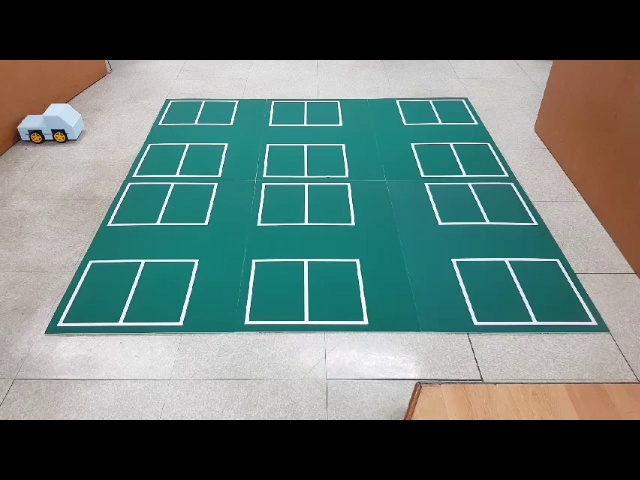
//> input picture OpenCV/camera/camera/init.jpg, 640 x 480 px, given in place of car.mp4, which was not available
$ ./소스7   (built with g++ and OpenCV 4)
//> lines starting //> are read from the running program, lines starting //| are printed output that depends on the picture; after the words box and inside, x2 and y2 are one past the last pixel; in counts of white or black regions, pixels touching at a corner belong together; pictures that were not available may be replaced by others from this repository, and a replacement may not be noted
#pragma comment(lib,"ws2_32.lib")
#pragma warning(disable:4819)
#include <opencv2/opencv.hpp>
#include <opencv2/highgui.hpp>
#include <Windows.h>
#include <iostream>
#include <fstream>
#include <string>
#include <stdio.h>
#include <opencv\cv.h>
#include "opencv2/imgproc/imgproc.hpp"
#include "opencv2/highgui/highgui.hpp"
#include <stdlib.h>
#include <ctime>

using namespace cv;
using namespace std;
using std::string;


Mat img_frame;																			// 원본 img
Mat *rgb;																				// 마우스 이벤트 주차장 색깔
Mat dis_img_result;																		// 왜곡보정 된 img
vector<Point2f> corners(4);																// Warping 전의 이미지 상의 좌표
Mat warpImg;																			// 주차장 라벨링
Mat small_warpImg;																		// 주차칸별 라벨링
Mat dumi_img;																			// 더미차량 있을 때 주차장 img
Mat dumi_dis_img;																		// 더미차량 있을 때 왜곡보정 된 img																																							// 더미차량 주차칸별 라벨링
Mat warp_rgb_color;																		// 주차칸 색상
Mat dumi_rgb_color;																		// 더미차량 있을 때 주차칸 색상
Scalar warp_green;																		// 주차칸 색상(좌표값에 대한 RGB)
Mat video_dis_frame;																	// 영상촬영 시 왜곡보정 된 img
Vec3b lower_blue1, upper_blue1, lower_blue2, upper_blue2, lower_blue3, upper_blue3;     // trackingHSV
Mat img_track;																			// track img


int threshold1 = 100;                   //fortracking
int px, py;                             //마우스 클릭 좌표
int step = 0;                           //0시작, 1마우스클릭(주차장색깔)

int p_left, p_top, p_width, p_height;   // 왜곡보정
int minLeft[2];//y, x					// 왜곡보정 전 좌표
int minRight[2];//y, x					// 왜곡보정 전 좌표
int minBLeft[2];//y, x					// 왜곡보정 전 좌표
int minBRight[2];//y, x					// 왜곡보정 전 좌표
Mat perspect_map, perspect_map1, perspect_map2;						// 왜곡보정 정보

int warp_j, warp_left, warp_top, warp_height, warp_width; // 라벨링 좌표
int dumi_j, dumi_left, dumi_top, dumi_height, dumi_width; // 더미차량 라벨링 좌표


const static int SENSITIVITY_VALUE = 20;   // Tracking
const static int BLUR_SIZE = 10;
int theObject[2] = { 0,0 };
Rect objectBoundingRectangle = Rect(0, 0, 0, 0);


int pos[10][4];
int cntLables = 0;

//php
HINSTANCE hInst;
WSADATA wsaData;


//함수
int captureVideo();
int captureVideo2();
void RecordVideo();
void MouseEventRGB(int event, int x, int y, int flags, void *param);
void Distortion();
void Labeling();
void DumiCapture();
int DumiCaptureFunction();
void DumiDistortion();
void DumiLabeling();
void CheckDummy();
int Frame(int argc, char** argv);
void CreateFolder(const char* path);
void track_mouse_callback(int event, int x, int y, int flags, void *param);
int webcam(int, char**);
int Tracking();
int RealTimePicture();
int AddPicture();
Mat VideoDistortion(Mat frame); // 영상왜곡보정
void trac();
void pand(Mat mat1, Mat mat2);
double distance(int x1, int y1, int x2, int y2);
int checkInner(int x, int y);

void VideoCap();

//php함수
void mParseUrl(char *mUrl, string &serverName, string &filepath, string &filename);
SOCKET connectToServer(char *szServerName, WORD portNum);
int getHeaderLength(char *content);
char *readUrl2(char *szUrl, long &bytesReturnedOut, char **headerOut);
int DB_Insert_ParkingPoint(int index, int occupy, int startX, int startY, int lenX, int lenY);

int DB_Update_ParkingPoint(int point, int occupy);
int DB_Check_Flag1Member();
int DB_Update_UserPos(char* id, int x, int y);
int DB_Update_Flag(char* id, int flag);
//InsertDB(12, 0, 2, 3);


class ParkingPoint {
public:
	int point;
	int occupy;
	int startX;
	int startY;
	int lenX;
	int lenY;

	ParkingPoint(int _point, int _occupy, int _startX, int _startY, int _lenX, int _lenY) {
		point = _point;
		occupy = _occupy;
		startX = _startX;
		startY = _startY;
		lenX = _lenX;
		lenY = _lenY;
	}
	void Show() {
		cout << point << "/" << occupy << "/" << startX << "/" << startY << "/" << lenX << "/" << lenY << endl;
	}
	int getlenX() { return lenX; }
};


class PList {
public:
	ParkingPoint *pList[50];
	int index = 0;

	PList() {}
	void AddParkingPoint(ParkingPoint p) {
		pList[index++] = new ParkingPoint(p);
	}
	// [20 lines left out: functions Sort, ShowAll, not called in this run]
	void SetIndexZero() {
		index = 0;
	}
	// [15 lines left out: function UploadDB, not called in this run]
};

class User {
public:
	char *id;
	int posX = -100;
	int posY = -100;
	int check = 0;
	// [4 lines left out: function User, not called in this run]
	User() {
		id = "NULL";
	}
	// [7 lines left out: function Show, not called in this run]
	void Send() {

	}
	void setX(int x) {
		posX = x;
	}
	void setY(int y) {
		posY = y;
	}
	void setCheck() {
		check = 0;
	}
	~User() {
		delete[]id;
	}
};

class UList {
public:
	int index = 10;
	User *uList[10];

	UList() {//디폴트값으로 NULL인 유저가 10명 들어감
		for (int i = 0; i < 10; i++) {
			AddUser(new User(), i);
		}
	};

	void AddUser(User *u, int i) {
		uList[i] = u;
	}

	// [75 lines left out: functions SendPos, ShowAll, DeleteUser, FindNull, FindNull, CountNull and 3 more, not called in this run]
};

UList uList;
PList plist;
PList pdlist;


int dLeftX = 100, dLeftY = 100;
int dRightX = 400, dRightY = 400;

int play = 0;

int main()
{

	VideoCap();
	img_frame = imread("init.jpg", IMREAD_COLOR);
	CV_Assert(img_frame.data);
	rgb = &img_frame;
	for (;;) {
		switch (step) {
		case 0:


			px = 363;
			py = 129;

			// [4 lines of commented-out code are left out]


			plist.AddParkingPoint(ParkingPoint(0, 0, 103, 99, 0, 0));
			Distortion();
			trac();
			step++;


			//imshow("init", img_frame);
			//setMouseCallback("init", MouseEventRGB, (&img_frame));          // BGR값 출력용 마우스 이벤트
			break;
		// [61 lines of commented-out code are left out]
		}

		if (waitKey(30) >= 0) continue;
	}
	waitKey(0);
	return 0;
}


void VideoCap() {

	VideoCapture capture;
	Mat frame;
	capture.open("car.mp4");
	capture.read(frame);
//> frame is the input picture: 480 rows x 640 cols, CV_8UC3; mean B, G, R 112.3, 116.8, 95.9
	imwrite("init.jpg", frame, vector<int>());
}


//함수

// [122 lines left out: functions captureVideo, RecordVideo, MouseEventRGB, not called in this run]


void Distortion()
{

	Mat img_labels, stats, centroids;                        // 원본 img 큰 사각형 좌표 관련 변수 목록
	Mat img_mask1, img_mask2;
	int range_count = 0;

	// 내가 원하는 색깔 선택
	Scalar color((int)(*rgb).at<Vec3b>(py, px)[0], (int)(*rgb).at<Vec3b>(py, px)[1], (int)(*rgb).at<Vec3b>(py, px)[2]); // Blue Green Red 순서
//> color = Scalar(127, 135, 35)


	//cout << "주차장 색깔 (Blue, Green, Red 순)" << color << endl;

	Mat rgb_color = Mat(1, 1, CV_8UC3, color);             //1,1짜리 행렬로 생성(dot)
//> rgb_color = [[127, 135, 35]]
	Mat hsv_color;

	cvtColor(rgb_color, hsv_color, COLOR_BGR2HSV);         //BGR->HSV로 변환
//> hsv_color = [[88, 189, 135]]


	int hue = (int)hsv_color.at<Vec3b>(0, 0)[0];           //색조
//> hue = 88

	int low_hue = hue - 10;
//> low_hue = 78
	int high_hue = hue + 6;
//> high_hue = 94

	int low_hue1 = 0, low_hue2 = 0;
	int high_hue1 = 0, high_hue2 = 0;

	if (low_hue < 10) {
		range_count = 2;

		high_hue1 = 180;
		low_hue1 = low_hue + 180;
		high_hue2 = high_hue;
		low_hue2 = 0;
	}
	else if (high_hue > 170) {
		range_count = 2;

		high_hue1 = low_hue;
		low_hue1 = 180;
		high_hue2 = high_hue - 180;
		low_hue2 = 0;
	}
	else {
		range_count = 1;
		low_hue1 = low_hue;
//> low_hue1 = 78
		high_hue1 = high_hue;
//> high_hue1 = 94
	}

	Mat img_hsv;
	// HSV로 변환
	cvtColor(img_frame, img_hsv, COLOR_BGR2HSV);//BRG->HSV로 변환
//> img_hsv: 480 rows x 640 cols, CV_8UC3; mean H, S, V 46.5, 76, 123.1

	inRange(img_hsv, Scalar(low_hue1, 20, 55), Scalar(high_hue1, 255, 150), img_mask1);
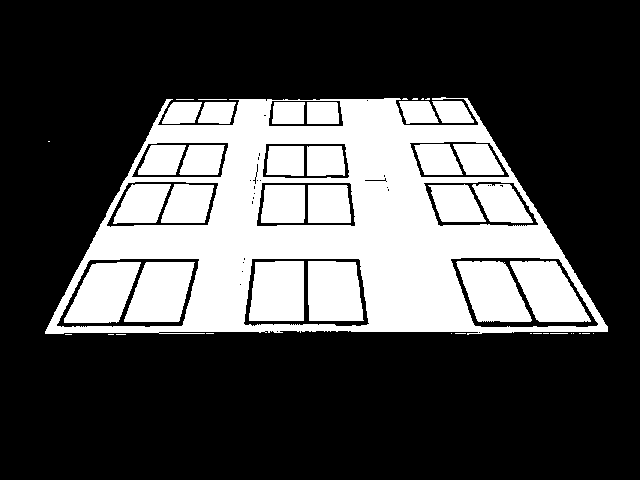
//> img_mask1: 480 rows x 640 cols, CV_8UC1; 29.6% white; 47 white regions (21 under 20 px), largest, box (x1, y1, x2, y2) and area: (45, 97, 608, 335) 51825, (124, 262, 195, 322) 3163, (456, 261, 532, 322) 3152
	if (range_count == 2) {
		inRange(img_hsv, Scalar(low_hue2, 20, 50), Scalar(high_hue2, 255, 255), img_mask2);
		img_mask1 |= img_mask2;
	}

	//imshow("asdff전", img_mask1);
	dilate(img_mask1, img_mask1, getStructuringElement(MORPH_ELLIPSE, Size(13, 13)));       //모폴로지팽창
	erode(img_mask1, img_mask1, getStructuringElement(MORPH_ELLIPSE, Size(11, 11)));        //모폴로지침식
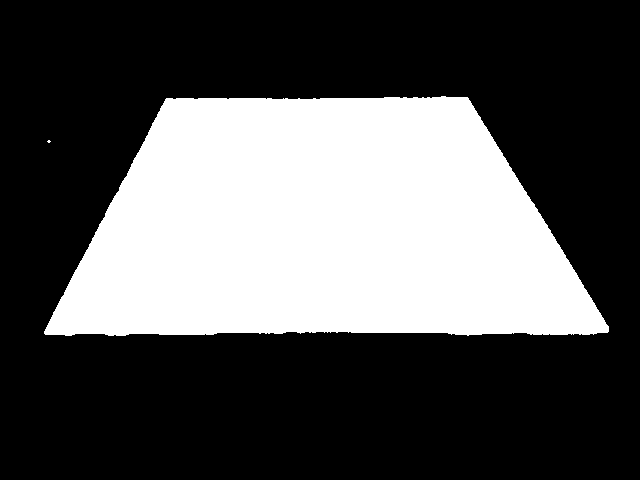
//> img_mask1: 480 rows x 640 cols, CV_8UC1; 33.5% white; 2 white regions (1 under 20 px), largest, box (x1, y1, x2, y2) and area: (44, 96, 609, 336) 102963
	//dilate(img_mask1, img_mask1, getStructuringElement(MORPH_ELLIPSE, Size(13, 13)));       //모폴로지팽창
	//imshow("asdff", img_mask1);
	Mat im = img_mask1;
	int numOfLables = connectedComponentsWithStats(img_mask1, img_labels,
		stats, centroids, 8, CV_32S);
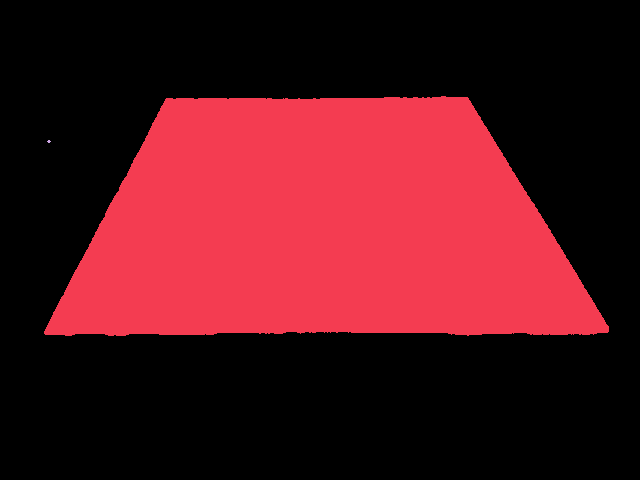
//> img_labels: 480 rows x 640 cols, CV_32SC1; 3 distinct labels, from 0 to 2; one colour per label, 0 black
//> stats = [[0, 0, 640, 480, 204229], [44, 96, 565, 240, 102963], [47, 140, 4, 3, 8]]; centroids = [[318, 245.6], [322.6, 227.5], [48.5, 141]]; numOfLables = 3

	int Marea = 0;
	int ind = 0;
	for (int i = 1; i < numOfLables; i++) {
		int area = stats.at<int>(i, CC_STAT_AREA);
		if (area > Marea) {
			ind = i;
			Marea = area;
		}
		//rectangle(img_frame, Point(stats.at<int>(i, CC_STAT_LEFT), stats.at<int>(i, CC_STAT_TOP)), Point(stats.at<int>(i, CC_STAT_LEFT) + stats.at<int>(i, CC_STAT_WIDTH), stats.at<int>(i, CC_STAT_TOP) + stats.at<int>(i, CC_STAT_HEIGHT)), Scalar(0, 0, 255), 2);
	}
//> this loop made 2 passes
//> (area, Marea) on pass 1: (102963, 102963)
//> after the loop, ind = 1; Marea = 102963
	int top = stats.at<int>(ind, CC_STAT_TOP);
//> top = 96
	int left = stats.at<int>(ind, CC_STAT_LEFT);
//> left = 44
	int width = stats.at<int>(ind, CC_STAT_WIDTH);
//> width = 565
	int height = stats.at<int>(ind, CC_STAT_HEIGHT);
//> height = 240
	//rectangle(img_frame, Point(left, top), Point(left + width, top + height),Scalar(0, 0, 255), 2);
	int pix = 0;
	int plus = 10;
	int Larr[9][2];
	int Rarr[9][2];
	int BLarr[9][2];
	int BRarr[9][2];
	int index = 0;
	int minus;

	//왼쪽 위
	while (1) {
		Larr[index][0] = plus;
		while (1) {
			if (img_mask1.at<uchar>(top + plus, left + pix) > 0) break;
			pix++;
			if (pix > 200) break;
		}
		Larr[index++][1] = pix;
		pix = 0;
		plus -= 1;
		if (index >= 9) break;
	}
//> this loop made 9 passes
//> pix on passes 1 to 8: 117, 118, 119, 119, 120, 120, 121, 121
//> after the loop, pix = 0; index = 9; plus = 1
	minus = Larr[1][1] - Larr[0][1];
//> minus = 1
	for (int i = 1; i < 8; i++) {
		if (Larr[i + 1][1] - Larr[i][1] < minus + 5 && Larr[i + 1][1] - Larr[i][1] > minus - 5) {
			minLeft[0] = i;
			minus = Larr[i + 1][1] - Larr[i][1];
		}
		else break;
	}
//> this loop made 7 passes
//> minus on passes 1 to 7: 1, 0, 1, 0, 1, 0, 1
//> after the loop, minLeft = [7, 0]; minus = 1

	minLeft[1] = Larr[minLeft[0]][1] + left;
//> minLeft = [7, 165]
	minLeft[0] = Larr[minLeft[0] + 1][0] + top;
//> minLeft = [98, 165]

	pix = 0;
	plus = 10;
	index = 0;

	//오른쪽 위
	while (1) {
		Rarr[index][0] = plus;
		while (1) {
			if (img_mask1.at<uchar>(top + plus, left + width - pix) > 0) break;
			pix++;
			if (pix > 200) break;
		}
		Rarr[index++][1] = pix;
		pix = 0;
		plus -= 1;
		if (index >= 9) break;
	}
//> this loop made 9 passes
//> pix on passes 1 to 8: 136, 137, 138, 138, 139, 139, 140, 141
//> after the loop, pix = 0; index = 9; plus = 1
	minus = Rarr[1][1] - Rarr[0][1];
	for (int i = 1; i < 8; i++) {
		if (Rarr[i + 1][1] - Rarr[i][1] < minus + 5 && Rarr[i + 1][1] - Rarr[i][1] > minus - 5) {
			minRight[0] = i;
			minus = Rarr[i + 1][1] - Rarr[i][1];
		}
		else break;
	}
//> after the loop, minRight = [7, 0]; minus = 0

	minRight[1] = left + width - Rarr[minRight[0]][1];
//> minRight = [7, 468]
	minRight[0] = Rarr[minRight[0] + 1][0] + top;
//> minRight = [98, 468]


	//왼쪽 아래
	pix = 0;
	plus = -10;
	index = 0;

	while (1) {
		BLarr[index][0] = plus;
		while (1) {
			if (img_mask1.at<uchar>(top + height + plus, pix) > 0) break;
			pix++;
			if (pix > 400) break;
		}
		BLarr[index++][1] = pix;
		pix = 0;
		plus += 1;
		if (index >= 9) break;
	}
//> this loop made 9 passes
//> pix on passes 1 to 8: 47, 46, 46, 45, 45, 44, 44, 44
//> after the loop, pix = 0; index = 9; plus = -1
	minBLeft[0] = 0;
	minus = BLarr[1][1] - BLarr[0][1];
//> minus = -1
	for (int i = 1; i < 8; i++) {
		if (BLarr[i][1] >= 400) break;
		if (BLarr[i + 1][1] - BLarr[i][1] < minus + 10 && BLarr[i + 1][1] - BLarr[i][1] > minus - 10) {
			minBLeft[0] = i;
			minus = BLarr[i + 1][1] - BLarr[i][1];
		}
		else break;
	}
//> this loop made 7 passes
//> after the loop, minBLeft = [7, 0]; minus = 1
	minBLeft[1] = BLarr[minBLeft[0]][1];
//> minBLeft = [7, 44]
	minBLeft[0] = BLarr[minBLeft[0] + 1][0] + top + height;
//> minBLeft = [334, 44]

	//오른쪽 아래
	pix = 0;
	plus = -10;
	index = 0;


	while (1) {
		BRarr[index][0] = plus;
		while (1) {
			if (img_mask1.at<uchar>(top + height + plus, left + width - pix) > 0) break;
			pix++;
			if (pix > 400) break;
		}
		BRarr[index++][1] = pix;
		pix = 0;
		plus += 1;
		if (index >= 9) break;
	}
//> this loop made 9 passes
//> after the loop, pix = 0; index = 9; plus = -1
	minus = BRarr[1][1] - BRarr[0][1];
//> minus = 0
	minBRight[0] = 0;
	for (int i = 1; i < 8; i++) {
		if (BRarr[i][1] == 401) break;
		if (BRarr[i + 1][1] - BRarr[i][1] < minus + 10 && BRarr[i + 1][1] - BRarr[i][1] > minus - 10) {
			minBRight[0] = i;
			minus = BRarr[i + 1][1] - BRarr[i][1];
		}
		else break;
	}
//> this loop made 6 passes
//> after the loop, minBRight = [5, 0]; minus = 1

	minBRight[1] = left + width - BRarr[minBRight[0]][1];
//> minBRight = [5, 608]
	minBRight[0] = BRarr[minBRight[0] + 1][0] + top + height;
//> minBRight = [332, 608]

	//imshow("ggg", img_frame);

	p_left = left;
//> p_left = 44
	p_top = top;
//> p_top = 96
	p_width = width;
//> p_width = 565
	p_height = height;
//> p_height = 240

	corners[0] = Point2f(p_left, p_top);
//> corners = 4 Points (x, y): [44, 96], [0, 0], [0, 0], [0, 0]
	corners[1] = Point2f(p_left + p_width, p_top);
//> corners = 4 Points (x, y): [44, 96], [609, 96], [0, 0], [0, 0]
	corners[2] = Point2f(p_left + p_width, p_top + p_height);
//> corners = 4 Points (x, y): [44, 96], [609, 96], [609, 336], [0, 0]
	corners[3] = Point2f(p_left, p_top + p_height);
//> corners = 4 Points (x, y): [44, 96], [609, 96], [609, 336], [44, 336]


	// [10 lines of commented-out code are left out]

	Point2f pts1[4] = {      // 원본 영상 좌표 4개
		Point2f(minLeft[1], minLeft[0]),                             // 왼쪽 위
		Point2f(minRight[1], minRight[0]),                           // 오른쪽 위
		Point2f(minBLeft[1], minBLeft[0]),                           // 왼쪽 아래
		Point2f(minBRight[1], minBRight[0])                          // 오른쪽 아래
	};
//> pts1 = 4 Points (x, y): [165, 98], [468, 98], [44, 334], [608, 332]

	Point2f pts2[4] = {      // 목적 영상 좌표 4개

		Point2f(dLeftX, dLeftY),	// 왼쪽 위 (왼쪽 옆, 위)
		Point2f(dRightX, dLeftY),	// 오른쪽 위 (오른쪽 옆, 위)
		Point2f(dLeftX, dRightY),	// 왼쪽 아래 (전체 높이, 사각형 높이 )
		Point2f(dRightX, dRightY)	//오른쪽 아래

	};
	Mat dis_img_result(img_frame.size(), CV_8UC1);
	perspect_map = getPerspectiveTransform(pts1, pts2);      // 원근 변환 행렬 계산
//> perspect_map = [[1.53, 1.35, -229.5], [-0.00234, 4.25, -260.9], [-2.34e-05, 0.00568, 1]]
	warpPerspective(img_frame, dis_img_result, perspect_map, img_frame.size(), INTER_CUBIC);
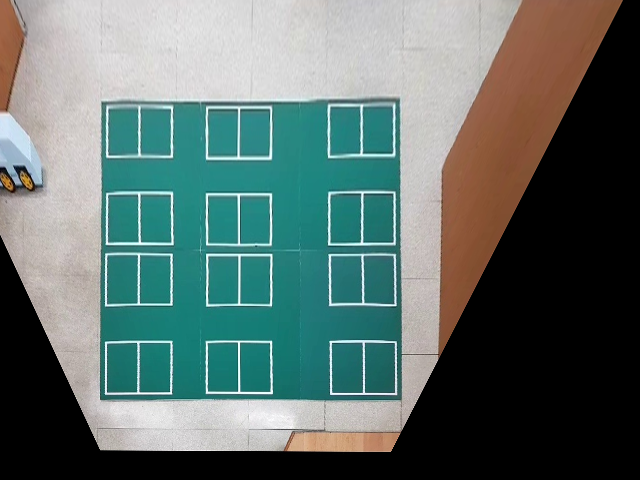
//> dis_img_result: 480 rows x 640 cols, CV_8UC3; mean B, G, R 107.4, 111.6, 93.7
	//cout << "[perspect_map] = " << endl << perspect_map << endl << endl;

	vector<Point3f> pts3, pts4;      // 3차원 좌표로 동차좌표 표현
	for (int i = 0; i < 4; i++)
	{
		pts3.push_back(Point3f(pts1[i].x, pts1[i].y, 1));      // 원본좌표 -> 동차좌표 저장
	}

	transform(pts3, pts4, perspect_map);      // 변환좌표(pts4) 계산
//> pts4 = 4 Point3s: [155.3, 155.3, 1.55], [618.4, 154.6, 1.55], [289.7, 1158.8, 2.9], [1148.9, 1148.9, 2.87]

	for (int i = 0; i < 4; i++)
	{
		pts4[i] /= pts4[i].z;      // 동차좌표에서 w 나누기
		// [5 lines of commented-out code are left out]
	}
	////imshow("init", img_frame);

	//imshow("왜곡 보정 후", dis_img_result);
	//imshow("왜곡 보정 후", dis_img_result);
	imwrite("dis_img_result.jpg", dis_img_result);
}


// 작은 사각형 라벨링 + 좌표
// [829 lines left out: functions Labeling, DumiCaptureFunction, DumiCapture, DumiDistortion, DumiLabeling, CheckDummy and 5 more, not called in this run]


double distance(int x1, int y1, int x2, int y2) {
	return sqrt(abs(x1 - x2) * abs(x1 - x2) - abs(y1 - y2) * abs(y1 - y2));
}

// [46 lines left out: function VideoDistortion, not called in this run]

void trac() {


	int cas = 0;
	VideoCapture capture;
	Mat frame, df;
	Mat dum,frameMat1, frameMat2;
	Mat grayImage1, grayImage2;
	capture.open("car.mp4");
	bool pause = false;
	for (int i = 0; i < 10; i++) {
		pos[i][0] = 999;
		pos[i][1] = 999;
	}
//> the Esc key is pressed
	while (capture.get(CV_CAP_PROP_POS_FRAMES)<capture.get(CV_CAP_PROP_FRAME_COUNT) - 1-play) {
		DB_Check_Flag1Member();
		capture.read(frameMat1);
		frameMat1 = VideoDistortion(frameMat1);

		for (int i = 0; i < play; i++) {
			capture.read(frameMat2);
		}
		capture.read(frameMat2);
		frameMat2 = VideoDistortion(frameMat2);


		pand(frameMat1, frameMat2);
		switch (waitKey(1)) {
		case 112://p
			pause = !pause;
			if (pause == true) {
				cout << "Code paused, press 'p' again to resume" << endl;
				while (pause == true) {
					switch (waitKey()) {
					case 112:
						// 일시정지 해제
						pause = false;
						cout << "Code Resumed" << endl;
						break;
					}
				}
			}
			break;
		case 46://>
			play++;
			break;
		case 44://<
			play--;
			if (play < 0) play = 0;
			break;

		}

		//if (waitKey(100) == 27) break; //ESC키 누르면 종료
	}
}


// php


// [473 lines left out: functions DB_Insert_ParkingPoint, mParseUrl, connectToServer, getHeaderLength, readUrl2, DB_Update_FlagMember and 5 more, not called in this run]
